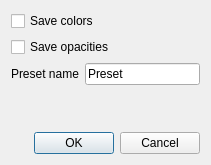
<?xml version="1.0" encoding="UTF-8"?>
<ui version="4.0">
 <class>SavePresetOptions</class>
 <widget class="QDialog" name="SavePresetOptions">
  <property name="geometry">
   <rect>
    <x>0</x>
    <y>0</y>
    <width>211</width>
    <height>165</height>
   </rect>
  </property>
  <property name="windowTitle">
   <string>Save Preset Options</string>
  </property>
  <layout class="QVBoxLayout" name="verticalLayout">
   <item>
    <widget class="QCheckBox" name="saveColors">
     <property name="toolTip">
      <string>&lt;html&gt;&lt;head/&gt;&lt;body&gt;&lt;p&gt;Check to save colors to the preset.&lt;/p&gt;&lt;/body&gt;&lt;/html&gt;</string>
     </property>
     <property name="text">
      <string>Save colors</string>
     </property>
    </widget>
   </item>
   <item>
    <widget class="QCheckBox" name="saveOpacities">
     <property name="toolTip">
      <string>&lt;html&gt;&lt;head/&gt;&lt;body&gt;&lt;p&gt;Check to save opacities to the preset.&lt;/p&gt;&lt;/body&gt;&lt;/html&gt;</string>
     </property>
     <property name="text">
      <string>Save opacities</string>
     </property>
    </widget>
   </item>
   <item>
    <layout class="QHBoxLayout" name="horizontalLayout">
     <item>
      <widget class="QLabel" name="label">
       <property name="text">
        <string>Preset name</string>
       </property>
      </widget>
     </item>
     <item>
      <widget class="QLineEdit" name="presetName">
       <property name="toolTip">
        <string>&lt;html&gt;&lt;head/&gt;&lt;body&gt;&lt;p&gt;Set a name to the preset.&lt;/p&gt;&lt;/body&gt;&lt;/html&gt;</string>
       </property>
       <property name="text">
        <string>Preset</string>
       </property>
      </widget>
     </item>
    </layout>
   </item>
   <item>
    <spacer name="verticalSpacer">
     <property name="orientation">
      <enum>Qt::Vertical</enum>
     </property>
     <property name="sizeHint" stdset="0">
      <size>
       <width>20</width>
       <height>40</height>
      </size>
     </property>
    </spacer>
   </item>
   <item>
    <widget class="QDialogButtonBox" name="buttonBox">
     <property name="orientation">
      <enum>Qt::Horizontal</enum>
     </property>
     <property name="standardButtons">
      <set>QDialogButtonBox::Cancel|QDialogButtonBox::Ok</set>
     </property>
    </widget>
   </item>
  </layout>
 </widget>
 <resources/>
 <connections>
  <connection>
   <sender>buttonBox</sender>
   <signal>accepted()</signal>
   <receiver>SavePresetOptions</receiver>
   <slot>accept()</slot>
   <hints>
    <hint type="sourcelabel">
     <x>248</x>
     <y>254</y>
    </hint>
    <hint type="destinationlabel">
     <x>157</x>
     <y>274</y>
    </hint>
   </hints>
  </connection>
  <connection>
   <sender>buttonBox</sender>
   <signal>rejected()</signal>
   <receiver>SavePresetOptions</receiver>
   <slot>reject()</slot>
   <hints>
    <hint type="sourcelabel">
     <x>316</x>
     <y>260</y>
    </hint>
    <hint type="destinationlabel">
     <x>286</x>
     <y>274</y>
    </hint>
   </hints>
  </connection>
 </connections>
</ui>
